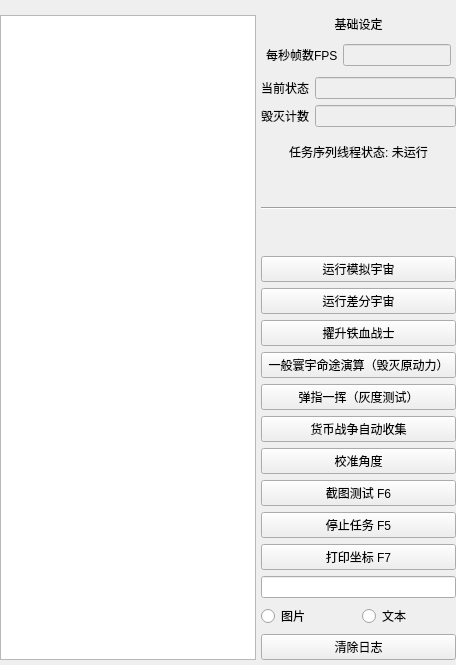
         <widget class="QWidget" name="Tab1">
          <attribute name="title">
           <string>一键长草</string>
          </attribute>
          <layout class="QVBoxLayout" name="verticalLayout_4">
           <property name="spacing">
            <number>5</number>
           </property>
           <property name="leftMargin">
            <number>0</number>
           </property>
           <property name="topMargin">
            <number>10</number>
           </property>
           <property name="rightMargin">
            <number>0</number>
           </property>
           <property name="bottomMargin">
            <number>0</number>
           </property>
           <item>
            <layout class="QHBoxLayout" name="Lay_Tab1" stretch="5,0">
             <property name="sizeConstraint">
              <enum>QLayout::SetDefaultConstraint</enum>
             </property>
             <property name="leftMargin">
              <number>0</number>
             </property>
             <property name="topMargin">
              <number>0</number>
             </property>
             <property name="rightMargin">
              <number>0</number>
             </property>
             <property name="bottomMargin">
              <number>0</number>
             </property>
             <item>
              <layout class="QVBoxLayout" name="Lay_Tab1_Left">
               <property name="spacing">
                <number>0</number>
               </property>
               <property name="sizeConstraint">
                <enum>QLayout::SetMaximumSize</enum>
               </property>
               <property name="leftMargin">
                <number>0</number>
               </property>
               <property name="topMargin">
                <number>5</number>
               </property>
               <property name="rightMargin">
                <number>0</number>
               </property>
               <property name="bottomMargin">
                <number>5</number>
               </property>
               <item>
                <widget class="QTextBrowser" name="TextBrowser">
                 <property name="minimumSize">
                  <size>
                   <width>0</width>
                   <height>0</height>
                  </size>
                 </property>
                 <property name="maximumSize">
                  <size>
                   <width>2000</width>
                   <height>2000</height>
                  </size>
                 </property>
                 <property name="autoFillBackground">
                  <bool>false</bool>
                 </property>
                 <property name="openExternalLinks">
                  <bool>true</bool>
                 </property>
                </widget>
               </item>
              </layout>
             </item>
             <item>
              <layout class="QVBoxLayout" name="Lay_Tab1_Right" stretch="0,0,0,0,0,0,0,0,0,0,0,0,0,0,0,0,0,0,0,0,0,0">
               <property name="spacing">
                <number>6</number>
               </property>
               <property name="leftMargin">
                <number>0</number>
               </property>
               <property name="topMargin">
                <number>5</number>
               </property>
               <property name="rightMargin">
                <number>0</number>
               </property>
               <property name="bottomMargin">
                <number>5</number>
               </property>
               <item>
                <widget class="QLabel" name="Label_BaseConfig">
                 <property name="text">
                  <string>基础设定</string>
                 </property>
                 <property name="alignment">
                  <set>Qt::AlignCenter</set>
                 </property>
                </widget>
               </item>
               <item>
                <layout class="QHBoxLayout" name="Lay_BaseConfig1" stretch="1">
                 <property name="leftMargin">
                  <number>0</number>
                 </property>
                 <property name="topMargin">
                  <number>0</number>
                 </property>
                 <property name="rightMargin">
                  <number>0</number>
                 </property>
                 <property name="bottomMargin">
                  <number>0</number>
                 </property>
                 <item>
                  <layout class="QHBoxLayout" name="horizontalLayout_6">
                   <property name="spacing">
                    <number>5</number>
                   </property>
                   <property name="sizeConstraint">
                    <enum>QLayout::SetDefaultConstraint</enum>
                   </property>
                   <property name="leftMargin">
                    <number>5</number>
                   </property>
                   <property name="topMargin">
                    <number>5</number>
                   </property>
                   <property name="rightMargin">
                    <number>5</number>
                   </property>
                   <property name="bottomMargin">
                    <number>5</number>
                   </property>
                   <item>
                    <widget class="QLabel" name="FPS_Text">
                     <property name="sizePolicy">
                      <sizepolicy hsizetype="Fixed" vsizetype="Fixed">
                       <horstretch>0</horstretch>
                       <verstretch>0</verstretch>
                      </sizepolicy>
                     </property>
                     <property name="minimumSize">
                      <size>
                       <width>60</width>
                       <height>0</height>
                      </size>
                     </property>
                     <property name="maximumSize">
                      <size>
                       <width>16777215</width>
                       <height>16777215</height>
                      </size>
                     </property>
                     <property name="text">
                      <string>每秒帧数FPS</string>
                     </property>
                    </widget>
                   </item>
                   <item>
                    <widget class="QLineEdit" name="FPS_Input">
                     <property name="enabled">
                      <bool>false</bool>
                     </property>
                     <property name="sizePolicy">
                      <sizepolicy hsizetype="Expanding" vsizetype="Fixed">
                       <horstretch>0</horstretch>
                       <verstretch>0</verstretch>
                      </sizepolicy>
                     </property>
                     <property name="minimumSize">
                      <size>
                       <width>0</width>
                       <height>0</height>
                      </size>
                     </property>
                     <property name="maximumSize">
                      <size>
                       <width>200</width>
                       <height>16777215</height>
                      </size>
                     </property>
                     <property name="tabletTracking">
                      <bool>false</bool>
                     </property>
                     <property name="toolTip">
                      <string>请使用下方拖动功能, 获取该参数</string>
                     </property>
                     <property name="autoFillBackground">
                      <bool>false</bool>
                     </property>
                     <property name="text">
                      <string/>
                     </property>
                    </widget>
                   </item>
                  </layout>
                 </item>
                </layout>
               </item>
               <item>
                <layout class="QHBoxLayout" name="Lay_BaseConfig2">
                 <property name="leftMargin">
                  <number>0</number>
                 </property>
                 <property name="topMargin">
                  <number>0</number>
                 </property>
                 <property name="rightMargin">
                  <number>0</number>
                 </property>
                 <property name="bottomMargin">
                  <number>0</number>
                 </property>
                </layout>
               </item>
               <item>
                <layout class="QHBoxLayout" name="horizontalLayout_23">
                 <item>
                  <widget class="QLabel" name="state_label">
                   <property name="text">
                    <string>当前状态</string>
                   </property>
                  </widget>
                 </item>
                 <item>
                  <widget class="QLineEdit" name="state_text">
                   <property name="enabled">
                    <bool>false</bool>
                   </property>
                  </widget>
                 </item>
                </layout>
               </item>
               <item>
                <layout class="QHBoxLayout" name="horizontalLayout_29">
                 <item>
                  <widget class="QLabel" name="label_26">
                   <property name="text">
                    <string>毁灭计数</string>
                   </property>
                  </widget>
                 </item>
                 <item>
                  <widget class="QLineEdit" name="kill_num_text">
                   <property name="enabled">
                    <bool>false</bool>
                   </property>
                  </widget>
                 </item>
                </layout>
               </item>
               <item>
                <layout class="QHBoxLayout" name="Lay_BaseConfig3">
                 <property name="leftMargin">
                  <number>0</number>
                 </property>
                 <property name="topMargin">
                  <number>0</number>
                 </property>
                 <property name="rightMargin">
                  <number>0</number>
                 </property>
                 <property name="bottomMargin">
                  <number>0</number>
                 </property>
                </layout>
               </item>
               <item>
                <layout class="QVBoxLayout" name="verticalLayout_3">
                 <property name="spacing">
                  <number>5</number>
                 </property>
                 <property name="leftMargin">
                  <number>5</number>
                 </property>
                 <property name="topMargin">
                  <number>5</number>
                 </property>
                 <property name="rightMargin">
                  <number>5</number>
                 </property>
                 <property name="bottomMargin">
                  <number>5</number>
                 </property>
                </layout>
               </item>
               <item>
                <widget class="QLabel" name="Label_RunningState">
                 <property name="text">
                  <string>任务序列线程状态: 未运行</string>
                 </property>
                 <property name="alignment">
                  <set>Qt::AlignCenter</set>
                 </property>
                </widget>
               </item>
               <item>
                <spacer name="verticalSpacer_2">
                 <property name="orientation">
                  <enum>Qt::Vertical</enum>
                 </property>
                 <property name="sizeHint" stdset="0">
                  <size>
                   <width>20</width>
                   <height>40</height>
                  </size>
                 </property>
                </spacer>
               </item>
               <item>
                <widget class="Line" name="line_99">
                 <property name="orientation">
                  <enum>Qt::Horizontal</enum>
                 </property>
                </widget>
               </item>
               <item>
                <spacer name="verticalSpacer">
                 <property name="orientation">
                  <enum>Qt::Vertical</enum>
                 </property>
                 <property name="sizeHint" stdset="0">
                  <size>
                   <width>20</width>
                   <height>40</height>
                  </size>
                 </property>
                </spacer>
               </item>
               <item>
                <layout class="QHBoxLayout" name="horizontalLayout_2">
                 <item>
                  <widget class="QPushButton" name="run_simul_btn">
                   <property name="sizePolicy">
                    <sizepolicy hsizetype="Minimum" vsizetype="Fixed">
                     <horstretch>0</horstretch>
                     <verstretch>0</verstretch>
                    </sizepolicy>
                   </property>
                   <property name="text">
                    <string>运行模拟宇宙</string>
                   </property>
                  </widget>
                 </item>
                </layout>
               </item>
               <item>
                <layout class="QHBoxLayout" name="horizontalLayout_3">
                 <item>
                  <widget class="QPushButton" name="run_diver_btn">
                   <property name="visible">
                    <bool>false</bool>
                   </property>
                   <property name="text">
                    <string>运行差分宇宙</string>
                   </property>
                  </widget>
                 </item>
                </layout>
               </item>
               <item>
                <widget class="QPushButton" name="iron_blood_btn">
                 <property name="text">
                  <string>擢升铁血战士</string>
                 </property>
                </widget>
               </item>
               <item>
                <widget class="QPushButton" name="any_fate_btn">
                 <property name="text">
                  <string>一般寰宇命途演算（毁灭原动力）</string>
                 </property>
                </widget>
               </item>
               <item>
                <widget class="QPushButton" name="finger_snap_btn">
                 <property name="text">
                  <string>弹指一挥（灰度测试）</string>
                 </property>
                </widget>
               </item>
               <item>
                <widget class="QPushButton" name="currency_war_btn">
                 <property name="text">
                  <string>货币战争自动收集</string>
                 </property>
                </widget>
               </item>
               <item>
                <widget class="QPushButton" name="calibrate_btn">
                 <property name="text">
                  <string>校准角度</string>
                 </property>
                </widget>
               </item>
               <item>
                <widget class="QPushButton" name="test_btn">
                 <property name="text">
                  <string>截图测试 F6</string>
                 </property>
                </widget>
               </item>
               <item>
                <widget class="QPushButton" name="stop_btn">
                 <property name="text">
                  <string>停止任务 F5</string>
                 </property>
                </widget>
               </item>
               <item>
                <widget class="QPushButton" name="print_btn">
                 <property name="text">
                  <string>打印坐标 F7</string>
                 </property>
                </widget>
               </item>
               <item>
                <widget class="QLineEdit" name="PrintEdit"/>
               </item>
               <item>
                <layout class="QHBoxLayout" name="horizontalLayout_15">
                 <item>
                  <widget class="QRadioButton" name="PrintPhoto">
                   <property name="text">
                    <string>图片</string>
                   </property>
                  </widget>
                 </item>
                 <item>
                  <widget class="QRadioButton" name="PrintText">
                   <property name="text">
                    <string>文本</string>
                   </property>
                  </widget>
                 </item>
                </layout>
               </item>
               <item>
                <widget class="QPushButton" name="clear_logs_btn">
                 <property name="text">
                  <string>清除日志</string>
                 </property>
                </widget>
               </item>
               <item>
                <layout class="QHBoxLayout" name="Lay_CurrentPlan_1">
                 <property name="sizeConstraint">
                  <enum>QLayout::SetDefaultConstraint</enum>
                 </property>
                 <property name="leftMargin">
                  <number>5</number>
                 </property>
                 <property name="topMargin">
                  <number>0</number>
                 </property>
                 <property name="rightMargin">
                  <number>5</number>
                 </property>
                 <property name="bottomMargin">
                  <number>0</number>
                 </property>
                </layout>
               </item>
              </layout>
             </item>
            </layout>
           </item>
          </layout>
         </widget>
